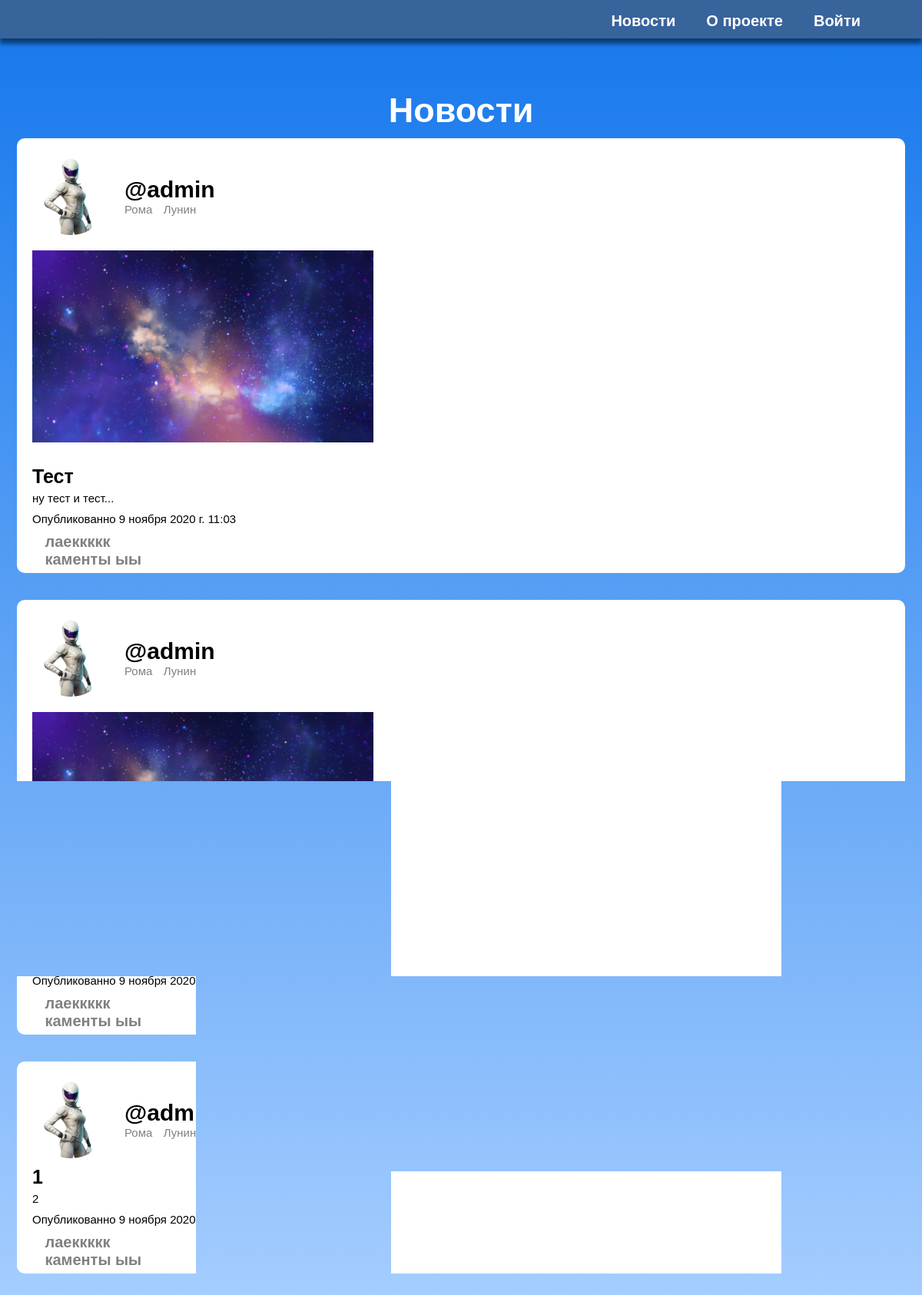
The page / on the database its author committed.
### polls/models.py (models this page shows, shortened)
class Task(models.Model):
    STATUS_CHOICES = (
        ('draft', 'Draft'),
        ('published', 'Published'),
    )
    title = models.CharField('Название новости', max_length=50)
    slug = models.SlugField(max_length=50, unique_for_date='publish', unique=True)
    task = models.TextField('Текст новости')
    publish = models.DateTimeField(default=timezone.now)
    created = models.DateTimeField(auto_now_add=True)
    updated = models.DateTimeField(auto_now=True)
    status = models.CharField(max_length=10, choices=STATUS_CHOICES, default='draft')
    author = models.ForeignKey(
        User, on_delete=models.CASCADE, related_name='polls_task', )
    img = models.ImageField(upload_to='images/', blank=True)
    object = models.Manager()
    published = PublishedManager()
    def get_absolute_url(self):
        return reverse('tasks:post_detail', args=[self.slug, self.id])
    class Meta:
        verbose_name = 'Задача'
        verbose_name_plural = 'Задачи'
        ordering = ('-publish',)

class Customs(models.Model):
    user = models.OneToOneField(User, on_delete=models.CASCADE)
    colors = models.CharField(max_length=1, default='0')
    avatar = models.ImageField(upload_to='images/avatars/', default='images/avatars/default.png')

### polls/views.py (the view)
# urls.py: path('', views.news, name='news'),
def news(request):
    tasks = Task.published.all()
    return render(request, 'polls/news.html', {'title': 'Главная страница сайта', 'tasks': tasks})

### polls/models.py (called while the page is built)
    def get_queryset(self):
        return super().get_queryset().filter(status='published')

### templates/polls/news.html (shortened to what this page needs)
{% extends 'polls/Navbar.html' %}
{% block head %}
    {% load static %}
    <link href="{% static 'polls/css/newsPageView.css' %}" rel="stylesheet" type="text/css">
    {% include "colors_select.html" %}
{% endblock %}
{% block body %}
    <body id="transition_disabled">
        <div class = 'newsPage-View'>
			<span class = 'newsPageTitle'>Новости </span>
            <div id = 'AllNews'>
            {% if tasks  %}
                {% for el in tasks %}
                    <div class = 'mainNewsBlock'>
                    <div class="author_data">
                        <img class="avatar" src="{{ el.author.customs.avatar.url }}">
                        <div class="first_last_names">
                            <div class="author">@{{ el.author }}</div>
                            <span class="first_name">{{ el.author.first_name }}</span>
                            <span class="last_name">{{ el.author.last_name }}</span>
                        </div>
                    </div>
                        {% if el.img %}
                            <img class = 'newsIMG' src="{{ el.img.url }}" alt="{{ el.title }}">
                        {% endif %}
                        <a href={{ el.get_absolute_url }}>
                        <h3>{{ el.title }}</h3>
                        <p>{{ el.task }}</p>
                    <h6>Опубликованно {{ el.publish }}</h6>
                        <div class = 'userActivity'>
                            <button class = 'userActivity_buttons fa fa-heart-o LikeBtn'></button>
                            <span>лаеккккк</span>
                        </div>
                        <div class = 'userActivity'>
                            <button class = 'userActivity_buttons fa fa-comment-o'></button>
                            <span>каменты ыы</span>
                        </div>
                    </div>
                {% endfor %}
            </div>
    {% else %}
        <div class = 'mainNewsBlock'>
            <h4 class = 'NoNews'>Пока никаких новостей нет. Приходите позже</h4>
        </div>
    {% endif %}
        </div>
    </body>
{% endblock %}

### templates/polls/Navbar.html (shortened to what this page needs)
﻿<!DOCTYPE html>
<html lang="ru">
<head>
    {% load static %}
    <link href="{% static 'polls/css/Navbar.css' %}" rel="stylesheet" type="text/css">
    {% block head %} {% endblock %}
</head>
<body>
    <div class = 'navbar'>
    	<ul class = 'nav'>
    		<li class = 'navITEM'>
    			<a href="{% url 'tasks:news' %}">Новости</a>
    		</li>
    		<li class = 'navITEM'>
    			<a href="{% url 'tasks:about' %}">О проекте</a>
    		</li>
            <li class = 'navITEM'>
                {% if user.is_authenticated %}
                    <span class="username">{{ user.username }}</span>
                    <div class = 'profMenu'>
                        <div class = 'Name_avatar'>
                            <img src = "{{ user.customs.avatar.url }}">
                            <div class = 'first_last_names'>
                                <div class = 'first_name'>{{ user.first_name }}</div>
                                <div class = 'last_name'>{{ user.last_name }}</div>
                            </div>
                        </div>
			            <a href="{% url 'tasks:account_profile' %}" >Профиль</a> <br>
                        <a href="{% url 'account_logout' %}">Выйти</a>
                    </div>
                {% else %}
                <a href="{% url 'account_login' %}">Войти</a>
                {% endif %}
    		</li>
    	</ul>
    </div>
    {% block body %} {% endblock %}
</body>
</html>

### templates/colors_select.html
{% load static %}
{% if user.is_authenticated %}
        {% if user.customs.colors == "1" %}
            <link type='text/css' href={% static 'polls/css/colors/blue.css'%} rel='stylesheet'>
        {% elif user.customs.colors == "2" %}
            <link type='text/css' href={% static 'polls/css/colors/green.css'%} rel='stylesheet'>
        {% else %}
            <link type='text/css' href={% static 'polls/css/colors/blue.css'%} rel='stylesheet'>
        {% endif %}
    {% else %}
        <link type='text/css' href={% static 'polls/css/colors/blue.css'%} rel='stylesheet'>
{% endif %}

### static/polls/css/Navbar.css (style rules this page uses)
body { margin:0; }
.navbar { position: fixed; top:0; width: 100%; height: 50px; background: var(--navbar_color); box-shadow: 0 7px 5px 0px rgba(0,0,0,0.5); font-family: 'PT Sans', sans-serif; z-index:100; }
.nav { padding-right:70px; float: right!important; }
.nav a { color:white; text-decoration: none; }
.navITEM { float: left; list-style-type: none; padding-right: 40px; font-size: 20px; font-weight:600; color:white; }
.navITEM:last-child { padding-right:10px; }
.first_last_names { text-overflow: ellipsis; white-space: nowrap; overflow: hidden; }
.first_name, .last_name { color: grey; padding-right: 10px; text-overflow: ellipsis; white-space: nowrap; overflow: hidden; }

### static/polls/css/newsPageView.css (style rules this page uses)
body { background-color: var(--bg_default) }
.newsPage-View { font-family: 'PT Sans', sans-serif; }
.newsPageTitle { font-weight:800; font-size:45px; color:white; display: flex; justify-content: center; margin-bottom:10px; }
.mainNewsBlock { width: 93%; background-color: white; margin-left: auto; margin-right: auto; padding: 6px 20px; border-radius: 10px; margin-bottom:35px; }
.mainNewsBlock h3 { font-weight: 600; font-size: 25px; margin: 10px 0px 0px 0px; color:black; }
.mainNewsBlock p { margin-top: 5px; font-size: 15px; margin-bottom: 5px; text-align: justify; max-height: 80%; color:black; }
.mainNewsBlock h6 { font-size: 15px; font-weight:100; margin: 10px 0px; color:black; }
.author_data { margin-top: 20px; display: -webkit-box; }
.author_data .first_last_names { margin-top: auto; margin-bottom: auto; margin-left: 20px; }
.author_data .avatar { width: 100px; height: 100px; border-radius: 50%; }
.author_data .author { font-size: 30px; font-weight: 600; }
.author_data .first_name, .author_data .last_name { font-size: 15px; }
a { text-decoration: none; }
.newsIMG { min-width:200px; min-height:200px; max-width:100%; max-height:250px; margin: 20px 0px; }
.userActivity_buttons { font-size:20px; color:grey; background-color: transparent; border:none; outline:none; transition: .3s; }
.userActivity span { margin-bottom: 20px; color: GREY; font-size: 20px; font-weight: 600; }
.userActivity { margin-right: 10px; }
#transition_disabled { transition: none !important; }

### static/polls/css/colors/blue.css (style rules this page uses)
:root { --bg_darker:#1577ec; --bg_lighter:#a5cdff; --bg_default:#4d9bf9; --input_border_color:#4284D3; --navbar_color: #38649c; --profile_text_color: #1577ec; }

### rows shown on the page
Task: author.customs.avatar (picture), author "admin", author.first_name "Рома", author.last_name "Лунин", img (picture), title "Тест", task "ну тест и тест...", publish "9 ноября 2020 г. 11:03"
Task: author.customs.avatar (picture), author "admin", author.first_name "Рома", author.last_name "Лунин", img (picture), publish "9 ноября 2020 г. 10:59"
Task: author.customs.avatar (picture), author "admin", author.first_name "Рома", author.last_name "Лунин", title "1", task "2", publish "9 ноября 2020 г. 10:24"
